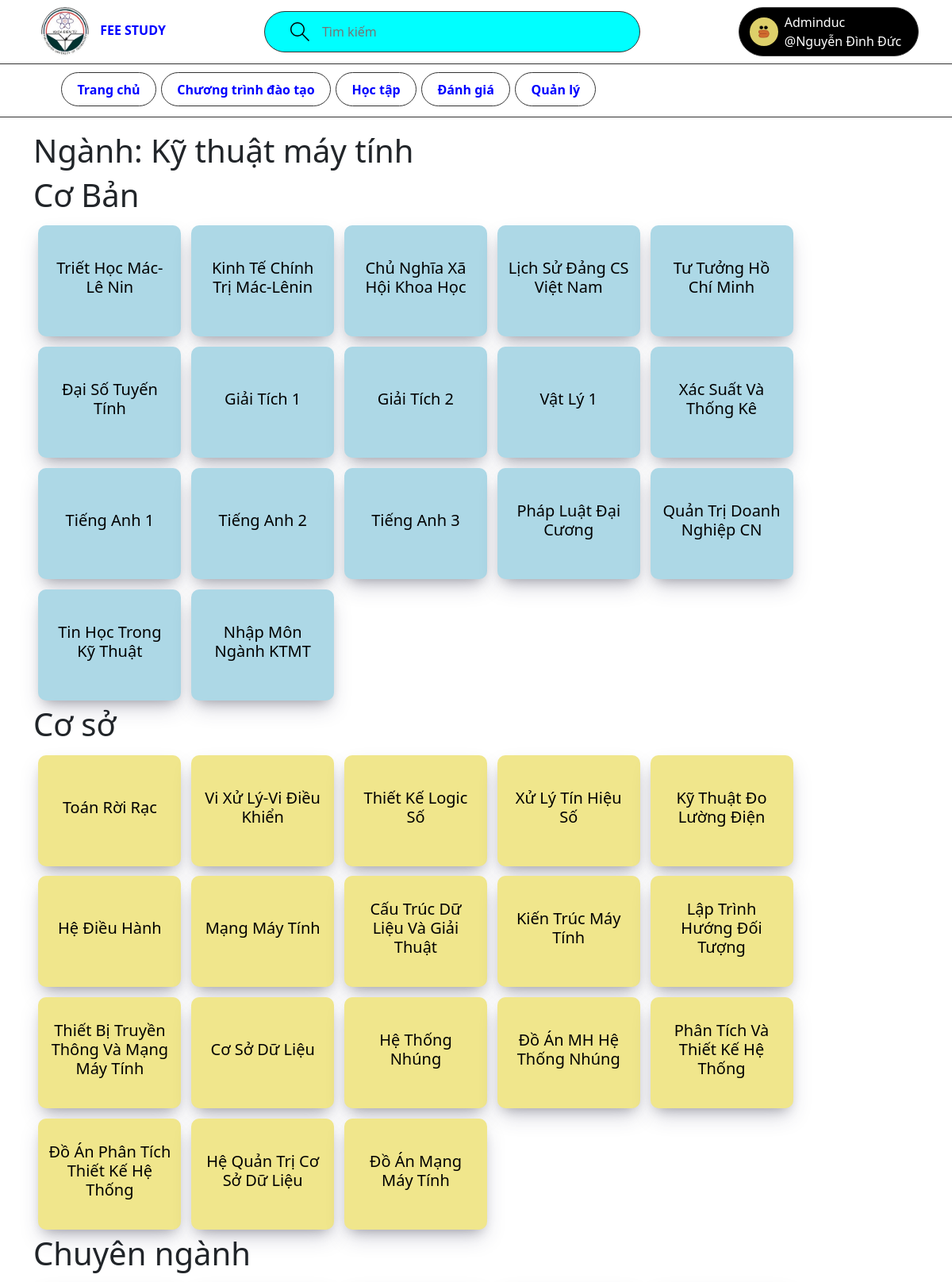
The app's page /ChuongTrinhDaoTao/1 (signed in, upper part) with its own data.
### Base/models.py (models this page shows, shortened)
class User(AbstractUser):
    student = 'SV'
    teacher = 'GV'
    admin = 'AD'
    modelaccess = [(student,'SV'),(teacher,'GV'),(admin,'AD')]
    name = models.CharField(max_length=200, null=True)
    email = models.EmailField(unique=True, null=True)
    access = models.CharField(choices=modelaccess,default=student,max_length=2)
    avatar = models.ImageField(upload_to='Avatars/',null=True, default="Avatars/avatar.svg")

class Major(models.Model):
    name = models.CharField(max_length=200)

class Ctdt(models.Model):
    fkdepartment = models.ForeignKey(Department, on_delete=models.SET_NULL,null=True)
    fkmajor = models.ForeignKey(Major,on_delete=models.SET_NULL,null=True)
    name = models.CharField(max_length=200)
    Tc = (('0','0'),('1','1'),('2','2'),('3','3'),('4','4'))
    SoTc = models.CharField(choices=Tc,default=0,max_length=1)
    modelaccess = (('0','Cơ bản'),('1','Cơ sở'),('2','Chuyên ngành'))
    access = models.CharField(choices=modelaccess,default='0',max_length=1)

### Base/views.py (the view)
# urls.py: path('ChuongTrinhDaoTao/<str:pk>',views.CtdtMajor,name="major"),
@login_required(login_url='login')
def CtdtMajor(request,pk):
    majors = Major.objects.get(id = pk)
    nav_majors = Major.objects.all()
    ctdts = Ctdt.objects.all()
    context = {'majors':majors,'ctdts':ctdts,'nav_majors':nav_majors}
    return render(request, 'base/major.html',context)

### Base/models.py (called while the page is built)
    def __str__(self):
        return f"{self.name}"

### Base/templates/base/major.html (shortened to what this page needs)
{% extends 'main.html' %}
{% block content %}
<div id="content">
    <div class="container">
        <h1>Ngành: {{majors.name}}</h1>
        <h1>Cơ Bản</h1>
        <div class="list_major_ctdt">
            {% for ctdt in ctdts %}
            {% if ctdt.fkmajor.name == majors.name and ctdt.access == '0' %}
            <a href="#" class="major_ctdt mh{{ctdt.access}}">
                <h3>{{ctdt.name}}</h3>
            </a>
            {% endif %}
            {% endfor %}
        </div>
        <h1>Cơ sở</h1>
        <div class="list_major_ctdt">
            {% for ctdt in ctdts %}
            {% if ctdt.fkmajor.name == majors.name and ctdt.access == '1' %}
            <a href="#" class="major_ctdt mh{{ctdt.access}}">
                <h3>{{ctdt.name}}</h3>
            </a>
            {% endif %}
            {% endfor %}
        </div>
        <h1>Chuyên ngành</h1>
    </div>
</div>
{% endblock content %}

### templates/navbar.html (shortened to what this page needs)
{% load static %}
<header id="header_menu">
    <div id="header">
        <div class="container">
            <div class="logo">
                <a href="{% url 'home' %}" class="header_pc">
                    <img src="{% static 'image/logo.png' %}" alt="">
                    fee study
                </a>
            </div>
            <div class="search_pc">
                <form class="header__search" method="GET" action="">
                    <label>
                        <input name="q" placeholder="Tìm kiếm" />
                    </label>
                </form>
            </div>
            <div class="login">
                {% if request.user.is_authenticated %}
                <a href="#" id="nav_user">
                    <img src="{{request.user.avatar.url}}" alt="">
                    <div class="nav_user">
                        <p class="nameuser">{{request.user.username}}</p>
                        <p class="nameuser">@{{request.user.name}}</p>
                    </div>
                </a>
                {% else %}
                <a href="{% url 'login' %}">
                    <img src="{% static 'image/logo.png' %}" alt="">
                    <p>Đăng nhập</p>
                </a>
                {% endif %}
            </div>
        </div>
    </div>
    <div id="menu">
        <div class="container">
            <ul class="list_menu">
                <li><a href="{% url 'home' %}" class="item_menu_pc">Trang chủ</a></li>
                <li class="menu_item">
                    <a href="#" class="item_menu_pc">Chương trình đào tạo</a>
                </li>
                <li class="menu_item">
                    <a href="#" class="item_menu_pc">Học tập</a>
                </li>
                <li><a href="#" class="item_menu_pc">Đánh giá</a></li>
                {% if user.access == 'AD' %}
                <li><a href="http://127.0.0.1:8000/admin/" class="item_menu_pc">Quản lý</a></li>
                {% endif %}
            </ul>
        </div>
    </div>
</header>

### static/css/styte.css (style rules this page uses)
* { margin: 0; padding: 0; box-sizing: border-box; }
html { font-family: 'Segoe UI', Tahoma, Geneva, Verdana, sans-serif; }
li { list-style-type: none; }
header#header_menu { position: fixed; width: 100%; z-index: 99; }
#header { background-color: #fff; border-bottom: 1px solid #333; }
#header .container { display: flex; justify-content: space-between; align-items: center; }
.container .logo .header_pc { text-decoration: none; color: blue; font-size: 16px; text-transform: uppercase; font-weight: 700; }
.container .logo .header_pc img, .container .logo .header_mb img { width: 80px; height: 80px; padding: 8px; }
.search_pc, .search_mb { border: 1px solid #333; border-radius: 44px; background-color: #00ffff; }
.header__search > label { background-color: var(--color-dark-medium); padding: 0.8rem 1rem; display: flex; align-items: center; gap: 1rem; border-radius: 4px; }
.header__search svg { fill: var(--color-gray); width: 1.5rem; height: 1.5rem; margin-left: 1rem; }
.header__search input { width: 24rem; background: transparent; border: none; outline: none; color: var(--color-light); }
.login a { text-decoration: none; display: flex; padding: 0.4rem 0.8rem; background-color: #000; color: white; border: 1px solid #333; border-radius: 36px; display: flex; align-items: center; }
.login a img { width: 36px; height: 36px; object-fit: cover; border-radius: 18px; }
.login a p { margin: 0; }
#menu { display: block; padding: 1.2rem 0 0.4rem 0; border-bottom: 1px solid #333; background-color: #fff; }
#menu .container { display: flex; }
#menu .container .item_menu_pc { padding: 0.6rem 1.2rem; margin: 0 0.2rem; text-decoration: none; color: blue; background-color: #fff; border: 1px solid #333; border-radius: 24px; font-weight: 700; }
.list_menu { display: flex; list-style-type: none; }
.menu_item { position: relative; }
.nameuser { text-transform: capitalize; }
#nav_user { display: flex; position: relative; }
#nav_user .nav_user { margin: 0 8px; }
#content { padding-top: 166px; }
#content .container { position: inherit; }
.list_major_ctdt { display: flex; flex-wrap: wrap; align-items: flex-start; }
.list_major_ctdt .major_ctdt { position: relative; text-decoration: none; color: #000; padding: 0.8rem; margin: 0.4rem; border-radius: 10px; width: 180px; height: 140px; display: flex; flex-direction: column; justify-content: center; align-items: center; box-shadow: rgba(50, 50, 93, 0.25) 0px 13px 27px -5px, rgba(0, 0, 0, 0.3) 0px 8px 16px -8px; }
.list_major_ctdt .major_ctdt h3 { text-align: center; text-transform: capitalize; font-size: 20px; }
.list_major_ctdt .major_ctdt.mh0 { background-color: #ADD8E6; }
.list_major_ctdt .major_ctdt.mh1 { background-color: #F0E68C; }

### records on screen
User: user.avatar (picture), user.username "Adminduc", user.name "Nguyễn Đình Đức"
Major: name "Kỹ thuật máy tính"
Ctdt: name "Triết Học Mác-Lê Nin"
Ctdt: name "Kinh Tế Chính Trị Mác-Lênin"
Ctdt: name "Chủ Nghĩa Xã Hội Khoa Học"
Ctdt: name "Lịch Sử Đảng CS Việt Nam"
Ctdt: name "Tư Tưởng Hồ Chí Minh"
Ctdt: name "Đại Số Tuyến Tính"
Ctdt: name "Giải Tích 1"
Ctdt: name "Giải Tích 2"
Ctdt: name "Vật Lý 1"
Ctdt: name "Xác Suất Và Thống Kê"
Ctdt: name "Tiếng Anh 1"
Ctdt: name "Tiếng Anh 2"
Ctdt: name "Tiếng Anh 3"
Ctdt: name "Pháp Luật Đại Cương"
Ctdt: name "Quản Trị Doanh Nghiệp CN"
Ctdt: name "Tin Học Trong Kỹ Thuật"
Ctdt: name "Nhập Môn Ngành KTMT"
Ctdt: name "Toán Rời Rạc"
Ctdt: name "Vi Xử Lý-Vi Điều Khiển"
Ctdt: name "Thiết Kế Logic Số"
Ctdt: name "Xử Lý Tín Hiệu Số"
Ctdt: name "Kỹ Thuật Đo Lường Điện"
Ctdt: name "Hệ Điều Hành"
Ctdt: name "Mạng Máy Tính"
Ctdt: name "Cấu Trúc Dữ Liệu Và Giải Thuật"
Ctdt: name "Kiến Trúc Máy Tính"
Ctdt: name "Lập Trình Hướng Đối Tượng"
Ctdt: name "Thiết Bị Truyền Thông Và Mạng Máy Tính"
Ctdt: name "Cơ Sở Dữ Liệu"
Ctdt: name "Hệ Thống Nhúng"
Ctdt: name "Đồ Án MH Hệ Thống Nhúng"
Ctdt: name "Phân Tích Và Thiết Kế Hệ Thống"
Ctdt: name "Đồ Án Phân Tích Thiết Kế Hệ Thống"
Ctdt: name "Hệ Quản Trị Cơ Sở Dữ Liệu"
Ctdt: name "Đồ Án Mạng Máy Tính"
